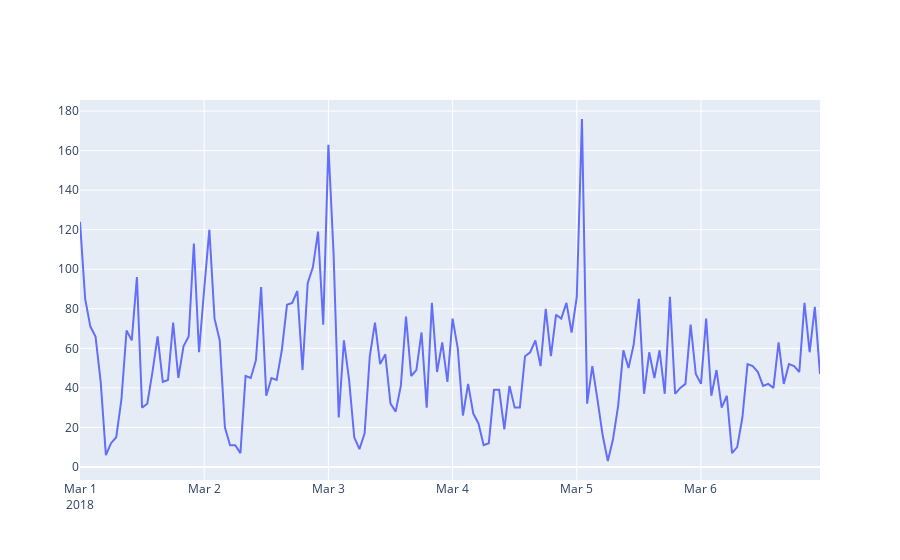

Notebook source saved alongside this figure:
### Code cell
plotly_df(df_hour['2018-03-01':'2018-03-06'])

### Figure 1 — Plotly figure (JSON) as saved in the notebook; plotly's stock layout.template omitted (floating-point values rounded to 4 significant figures; data arrays with more than 128 entries replaced by an {"elided": "..."} marker saying what was removed)
{"data": [{"mode": "lines", "name": "num_orders", "type": "scatter", "x": {"elided": "144 str values"}, "y": {"elided": "144 int values"}}], "layout": {"title": {"text": ""}}}
